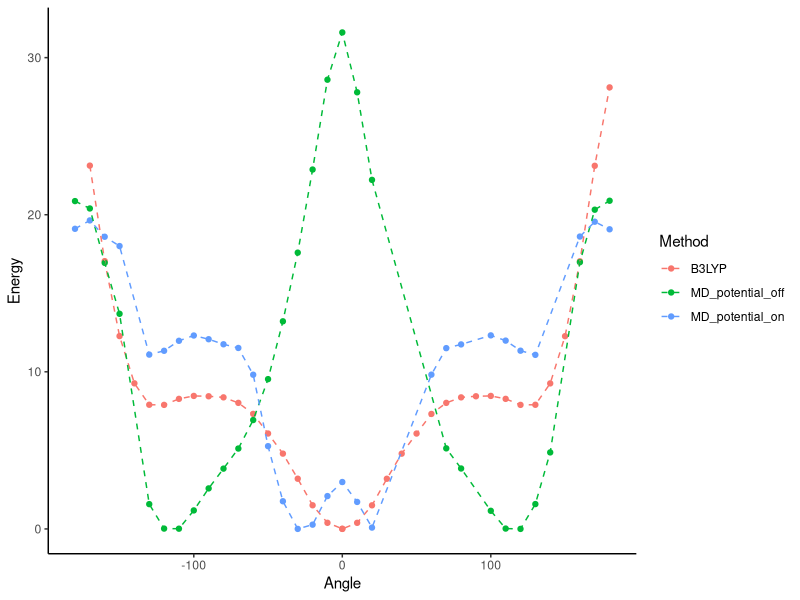
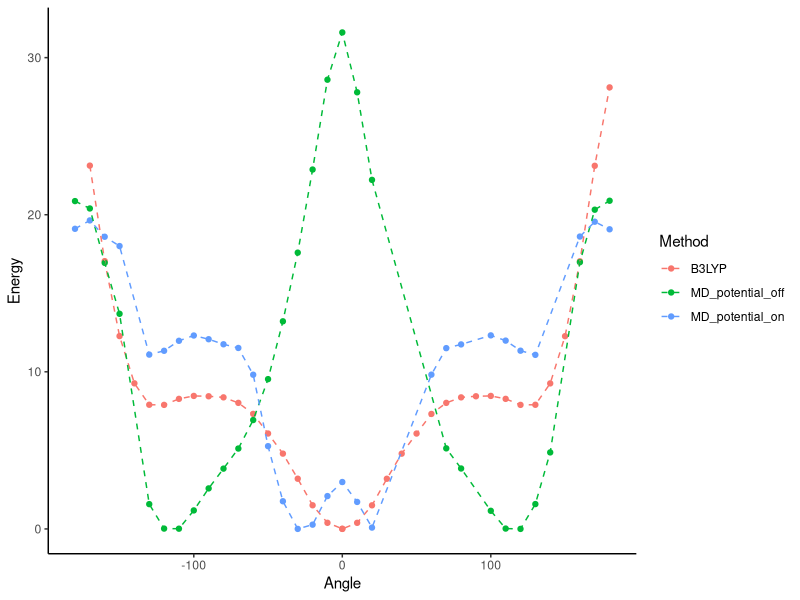
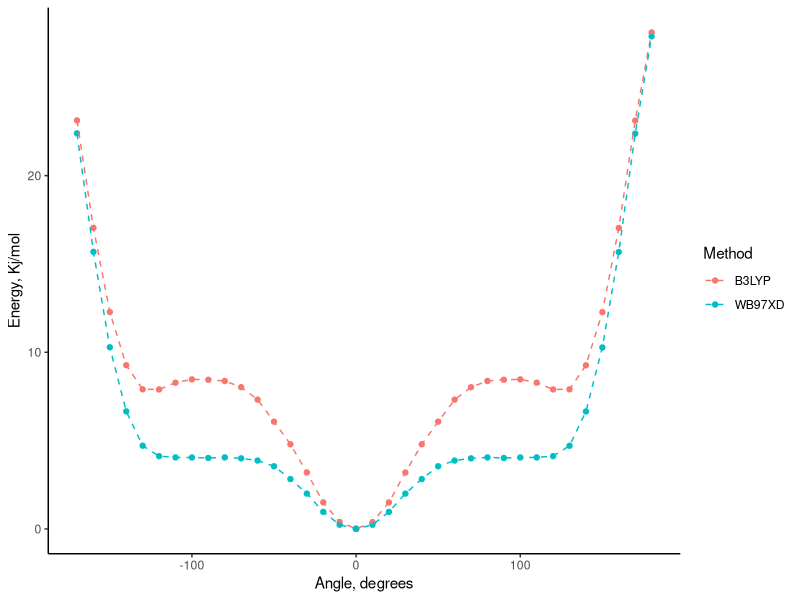

Write R code to recreate these figures, in order.
library('tidyverse')


gaussian_b3lyp <- read.table("../0014/b3lyp_no_methyl.txt") %>% 
	rename(Angle=V1, Energy=V2) %>%
	mutate(Angle = round(Angle)) %>% 
	mutate(Method="B3LYP") %>%
	mutate(Energy= Energy*27211.4/10.36) %>%
	mutate(Energy = Energy - min(Energy)) %>%
	mutate(Angle = ifelse((Angle>180 & Angle<=360),Angle-360,Angle)) %>%
	arrange(Angle)  

gaussian_w <- read.table("../0014/wb97xd_no_methyl.txt") %>% 
	rename(Angle=V1, Energy=V2) %>%
	mutate(Angle = round(Angle)) %>% 
	mutate(Method="WB97XD") %>%
	mutate(Energy= Energy*27211.4/10.36) %>%
	mutate(Energy = Energy - min(Energy)) %>%
	mutate(Angle = ifelse((Angle>180 & Angle<=360),Angle-360,Angle)) %>%
	arrange(Angle)

MD_scan_off <- read.table("MD_scan_off.txt") %>%
	rename(Angle=V1, Energy=V2) %>%
	mutate(Method="MD_potential_off") %>%
	mutate(Energy = Energy - min(Energy)) 

MD_scan_on <- read.table("MD_scan_on.txt") %>%
	rename(Angle=V1, Energy=V2) %>%
	mutate(Method="MD_potential_on") %>%
	mutate(Energy = Energy - min(Energy)) 

Data <- bind_rows(gaussian_b3lyp, MD_scan_off, MD_scan_on)

Data %>% filter(Energy < 100 & Energy > -100) %>%  
	ggplot(aes(x=Angle, color=Method)) +
		geom_point(aes(y=Energy)) +
		geom_line(aes(y=Energy), linetype="dashed") + 
		theme_classic() 
	ggsave("Energy_MD.pdf") 


QCCdata <- bind_rows(gaussian_b3lyp,gaussian_w) %>%
	filter(Energy < 60) %>%
	ggplot(aes(x=Angle, y=Energy, color=Method)) + 
		geom_point() +
		geom_line(linetype="dashed") +   
		labs(y="Energy, Kj/mol", x="Angle, degrees") +
		theme_classic()
	ggsave("Energy_QCC.pdf")

 
